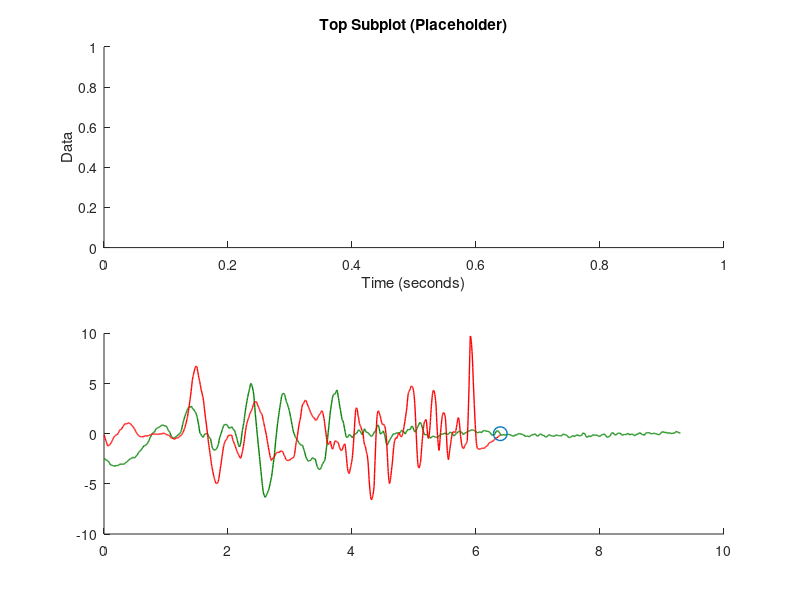

Write MATLAB code to recreate this figure. (Note: this script raises an error after producing the figure.)
% Load the data
load('pitch_error_data.mat');

% Create a figure with two subplots
figure;

% First subplot (empty or placeholder)
subplot(2, 1, 1);
title('Top Subplot (Placeholder)');
xlabel('Time (seconds)');
ylabel('Data');
% You can add your desired content here for the first subplot

% Second subplot - Tilted and Non-Tilted Pitch Error
subplot(2, 1, 2);
hold on;

% Plot tilted pitch error
plot(tilted_timestamp, tilted_pitch_error, 'color', [0 0.5 0], 'LineWidth', 1);

% Plot non-tilted pitch error
plot(non_tilted_timestamp, non_tilted_pitch_error, 'r-', 'LineWidth', 1);

% Add markers
scatter(stop_timestamp, 0, 100, 'rx', 'LineWidth', 1); % Ground Contact
xline(recovery_marker_timestamp, 'k-', 'LineWidth', 1); % 20m Recovery

% Add labels and title
title('Tilted and Non-Tilted Pitch Error (Degrees) with Markers');
xlabel('Time (seconds)');
ylabel('Pitch Error (degrees)');
legend('Tilt Control', 'No Tilt Control', 'Ground Contact', '20m Recovery', 'Location','best');

hold off;
f = gcf;
exportgraphics(f, 'pitch.pdf', 'ContentType', 'vector');